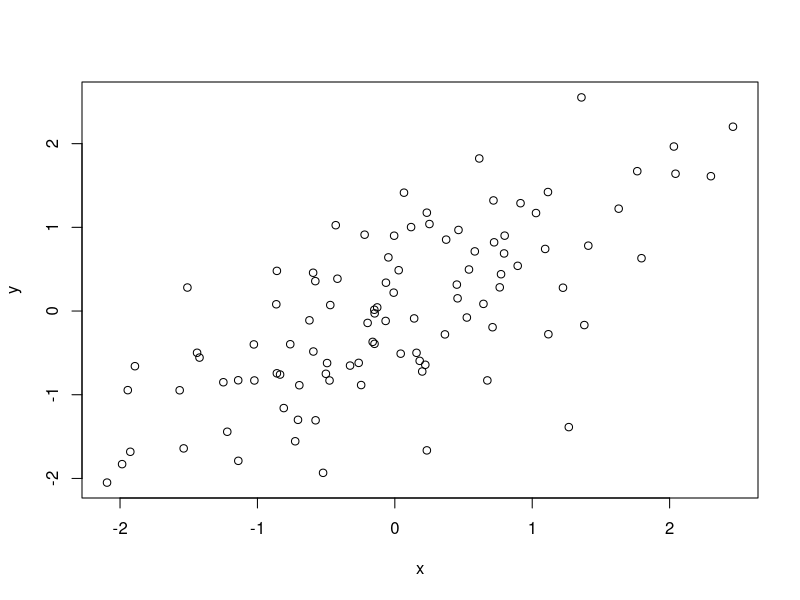

This figure's R source:
# -------------------------------------------
# Example script 
# Workshop: Git for Psychological Research
# -------------------------------------------

# To demonstrate how to use version control, we will compute a correlation 
# coefficient using simulated data


# 0.) install and load packages

# uncomment the following line if you haven't installed the MASS package
# install.packages(MASS) 
library("MASS")


# 1.) simulate data

samples = 100 # number of samples to draw
r = 0.70 # pre-specified correlation coefficient

data = mvrnorm(n=samples, mu=c(0, 0), # draw # of samples from multivar norm distribution
               Sigma=matrix(c(1, r, r, 1), nrow=2), # specifiy correlation matrix
               empirical=TRUE) 

x = data[, 1]  # standard normal (mu=0, sd=1)
y = data[, 2]  # standard normal (mu=0, sd=1)


# 2.) calculate correlation coefficient

cor(x, y)


# 3.) plot data

plot(x,y)


# 4.) another fancy analysis

# test test test
